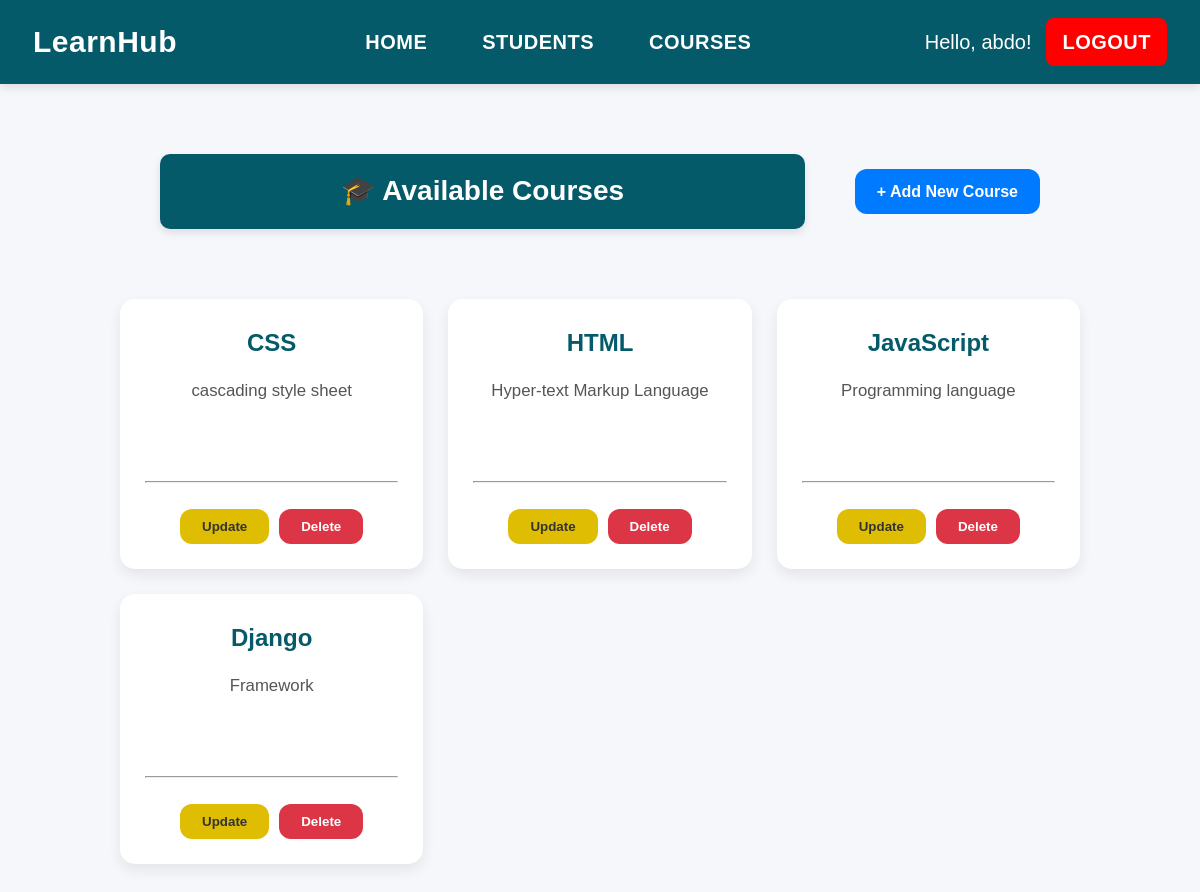
The app's page /course/courseHome/ (signed in) with its own data.
### course/models.py (models this page shows, shortened)
class Course(models.Model):
    name=models.CharField(max_length=100)
    code=models.CharField(max_length=10)
    description=models.TextField()

### course/views.py (the view)
# urls.py: path('courseHome/',course_home, name='courseHome'),
@login_required(login_url='/login/')
def course_home(request):
    data = Course.objects.all()
    return render(request, 'course/home.html',{'courses_jinja': data})

### course/templates/course/home.html (shortened to what this page needs)
        {% extends "Home.html" %}
{% load static %}
{% block content %}
<div class="course-header">
    <h1 class="page-title">🎓 Available Courses</h1>
    <a href="{% url 'add_course' %}" class="add-btn btn">+ Add New Course</a>
</div>
<div class="courses-container">
    {% for c in courses_jinja %}
        <div class="course-card">
            <h2>{{ c.name }}</h2>
            <p>{{ c.description }}</p>
           <br>
           <hr>
           <br>
            <div class="actions">
                  <a href="{% url 'update_course' c.id %}" > <button class="btn btn-edit"> Update </button></a>
                  <a href="{% url 'delete_course' c.id %}" > <button class="btn btn-delete" >Delete </button></a>
              </div>
        </div>
    {% empty %}
        <p class="no-courses">No courses available yet.</p>
    {% endfor %}
</div>
{% endblock %}

### templates/Home.html (shortened to what this page needs)
{% load static %}
<!DOCTYPE html>
<html lang="en">
<head>
    <link rel="stylesheet" href="{% static 'css/Home.css' %}">
</head>
<body>
    <nav>
        <div class="logo">
                    <a id="logolink" href="{% url 'home' %}">LearnHub</a>
        </div>
        <div class="nav-links">
        <a href="{% url 'home' %}">Home</a>
        <a href="{% url 'studHome' %}">Students</a>
        <a href="{% url 'courseHome' %}">Courses</a>
        </div>
        <div class="log-reg">
              {% if user.is_authenticated %}
              <p> Hello, {{ user.username }}!</p>
      <a href="{% url 'logout' %}" class="btn-logout">Logout</a>
      {% else %}
      <a href="{% url 'login' %}" class="btn-login">Login</a>
    <a class="btn-register  " href="{% url 'register' %}">Register</a>
</div>
      {% endif %}
    </nav>
    <main class="info-section">
{% block content %}{% endblock content %}
    </main>
</body>
</html>

### static/css/Home.css (style rules this page uses)
* { margin: 0; padding: 0; box-sizing: border-box; }
body { background: #f5f7fb; font-family: 'Poppins', sans-serif; color: #333; line-height: 1.6; }
#logolink { text-decoration: none; color: white; text-transform: none; }
nav { display: flex; justify-content: center; align-items: center; background-color: #045a69; padding: 18px; text-align: center; font-size: 20px; box-shadow: 0 4px 8px rgba(0, 0, 0, 0.1); position: sticky; top: 0; z-index: 1000; }
.logo { flex-grow: 1; text-align: left ; font-weight: 700; font-size: 30px; color: #fff; letter-spacing: 1px; }
.nav-links { display: flex; gap: 25px; flex-grow: 1; }
.log-reg { display: flex; align-items: center; color: white; }
nav a { color: #fff; margin: 0 15px; font-weight: 600; text-transform: uppercase; letter-spacing: 0.5px; transition: 0.3s; }
.btn-logout { background-color: red; color: #fff; padding: 8px 16px; border-radius: 8px; font-weight: 600; transition: background-color 0.3s ease; }
h1 { background-color: #045a69; padding: 15px; text-align: center; font-size: 28px; border-radius: 10px; color: white; margin: 20px auto; max-width: 900px; box-shadow: 0 4px 8px rgba(0, 0, 0, 0.1); }
h2 { color: #222; transition: 0.3s; }
a { text-decoration: none; color: inherit; }
.btn, .add-btn { background: #007bff; color: white; padding: 10px 22px; border-radius: 12px; border: none; cursor: pointer; font-weight: 600; transition: all 0.3s ease; text-decoration: none; display: inline-block; }
.btn-delete { background: #dc3545; }
.btn-edit { background: #dfbd02; color: #333; }
.actions { display: flex; justify-content: center; gap: 10px; }
.courses-container { display: grid; grid-template-columns: repeat(auto-fit, minmax(250px, 1fr)); gap: 25px; max-width: 1000px; margin: 30px auto; padding: 20px; }
.course-card { background: white; border-radius: 15px; padding: 25px; box-shadow: 0 6px 14px rgba(0, 0, 0, 0.08); transition: all 0.3s ease; }
.course-card h2 { color: #007bff; margin-bottom: 10px; font-size: 1.3rem; }
.course-card p { color: #666; line-height: 1.5; }
.course-header { display: flex; justify-content: space-between; align-items: center; max-width: 900px; margin: 20px auto; padding: 0 10px; gap: 50px; }
.page-title { font-size: 28px; background-color: #045a69; color: white; padding: 15px; border-radius: 10px; box-shadow: 0 4px 8px rgba(0, 0, 0, 0.1); flex-grow: 1; text-align: center; }
.info-section { text-align: center; padding: 30px 20px; }
.info-section h2 { color: #045a69; font-size: 1.5rem; margin-bottom: 15px; }
.info-section p { max-width: 700px; margin: 0 auto 50px; color: #555; font-size: 1.05rem; line-height: 1.7; }

### records on screen
Course: name "CSS", description "cascading style sheet"
Course: name "HTML", description "Hyper-text Markup Language"
Course: name "JavaScript", description "Programming language"
Course: name "Django", description "Framework"

### other values on screen
{{ user.username }} "abdo"
